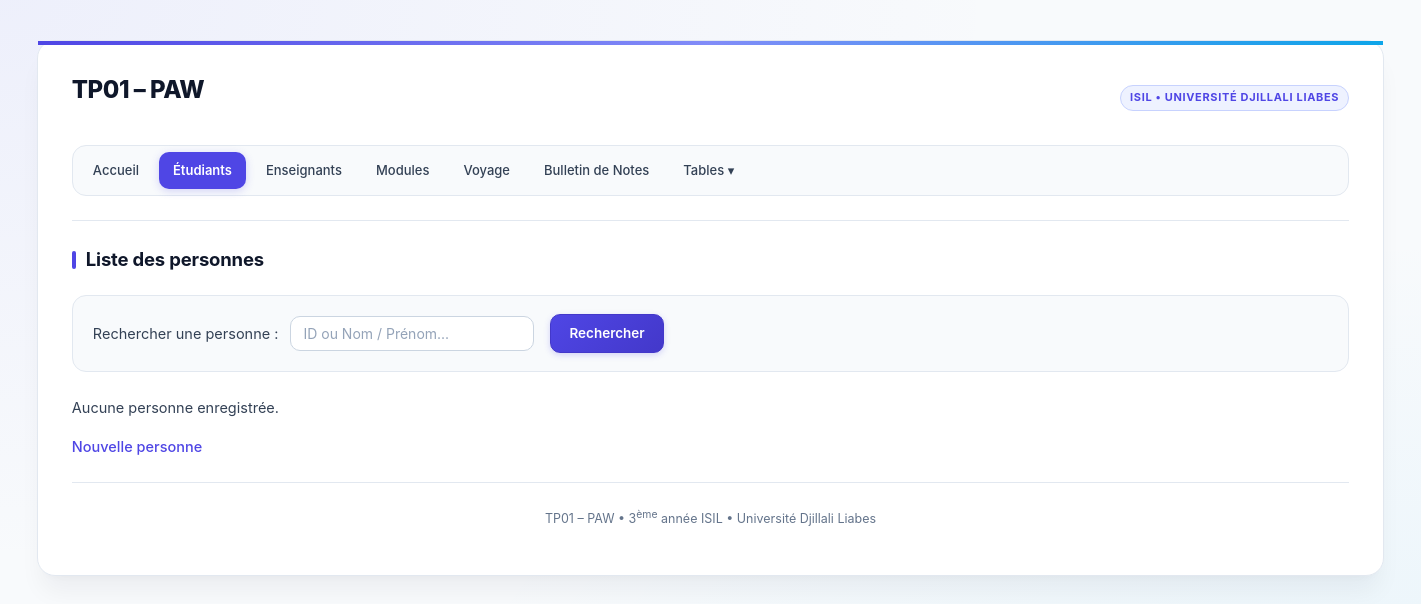
Before: /personne/liste.php with the older database file.
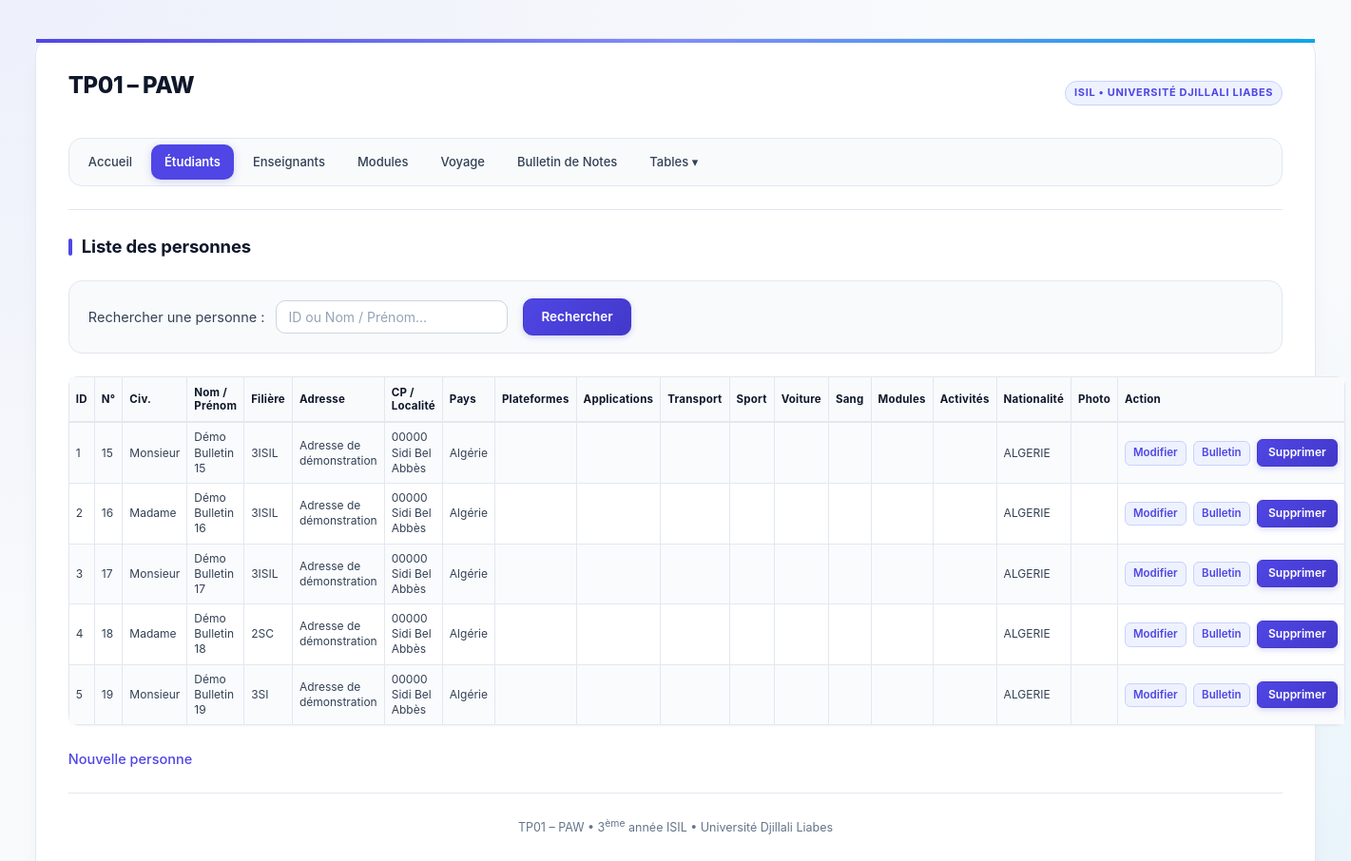
After: the same page with the newer database file.
### tables this page shows
CREATE TABLE IF NOT EXISTS personne (
  id               INT AUTO_INCREMENT PRIMARY KEY,
  numero           VARCHAR(10)  NOT NULL,
  civilite         VARCHAR(15)  NOT NULL,
  nom_prenom       VARCHAR(80)  NOT NULL,
  adresse          VARCHAR(150) NOT NULL,
  code_postal      VARCHAR(10)  NOT NULL,
  localite         VARCHAR(60)  NOT NULL,
  pays             VARCHAR(40)  NOT NULL,
  plateformes      VARCHAR(100) DEFAULT '',
  applications     VARCHAR(255) DEFAULT '',
  transport        VARCHAR(20)  NOT NULL DEFAULT '',
  sport            VARCHAR(40)  NOT NULL DEFAULT '',
  activites        VARCHAR(100) NOT NULL DEFAULT '',
  modules          VARCHAR(100) NOT NULL DEFAULT '',
  groupe_sanguin   VARCHAR(10)  NOT NULL DEFAULT '',
  modele_voiture   VARCHAR(150) NOT NULL DEFAULT '',
  filiere          VARCHAR(30)  NOT NULL DEFAULT '',
  nationalite_code VARCHAR(3)   NOT NULL,
  photo            VARCHAR(100) DEFAULT NULL,
   
  CONSTRAINT fk_personne_nationalite
    FOREIGN KEY (nationalite_code) REFERENCES nationalite(code)
    ON UPDATE CASCADE ON DELETE RESTRICT
);

CREATE TABLE IF NOT EXISTS nationalite (
  code    VARCHAR(3)  NOT NULL PRIMARY KEY,
  libelle VARCHAR(40) NOT NULL
);

### includes/fonctions.php (called while the page is built, shortened)
<?php
function h($texte): string
{
    return htmlspecialchars((string)$texte, ENT_QUOTES, 'UTF-8');
}

### personne/liste.php (the view, shortened to what this page needs)
<?php
require_once __DIR__ . '/../config/database.php';
require_once __DIR__ . '/../includes/fonctions.php';
$termeRecherche = trim((string)($_GET['q'] ?? $_GET['id'] ?? ''));
$erreurRecherche = false;
$personnes = [];
$sql = 'SELECT p.*, n.libelle AS nationalite
        FROM personne p
        LEFT JOIN nationalite n ON n.code = p.nationalite_code';
$params = [];
$sql .= ' ORDER BY p.id';
try {
    $stmt = $pdo->prepare($sql);
    $stmt->execute($params);
    $personnes = $stmt->fetchAll();
} catch (PDOException $e) {
    $erreurRecherche = true;
}
$base  = '../';
$titre = 'Liste des personnes';
require __DIR__ . '/../includes/header.php';
?>
<form method="get" action="liste.php" class="form-recherche">
    <label for="search-input">Rechercher une personne :</label>
    <input type="text" name="q" id="search-input" placeholder="ID ou Nom / Prénom..." value="<?= h($termeRecherche) ?>">
    <button type="submit">Rechercher</button>
</form>
<?php if ($erreurRecherche): ?>
    <p class="erreur">Une erreur est survenue lors de la recherche.</p>
<?php elseif (!$personnes && $termeRecherche !== ''): ?>
    <p>Aucune personne trouvée pour la recherche « <?= h($termeRecherche) ?> ».</p>
<?php elseif (!$personnes): ?>
    <p>Aucune personne enregistrée.</p>
<?php else: ?>
    <table class="liste">
        <tr>
            <th>ID</th><th>N°</th><th>Civ.</th><th>Nom / Prénom</th><th>Filière</th><th>Adresse</th><th>CP / Localité</th>
            <th>Pays</th><th>Plateformes</th><th>Applications</th><th>Transport</th><th>Sport</th><th>Voiture</th>
            <th>Sang</th><th>Modules</th><th>Activités</th><th>Nationalité</th><th>Photo</th><th>Action</th>
        </tr>
        <?php foreach ($personnes as $p): ?>
            <tr>
                <td><?= h($p['id']) ?></td>
                <td><?= h($p['numero']) ?></td>
                <td><?= h($p['civilite']) ?></td>
                <td><?= h($p['nom_prenom']) ?></td>
                <td><?= h($p['filiere'] ?? '') ?></td>
                <td><?= h($p['adresse']) ?></td>
                <td><?= h($p['code_postal']) ?> <?= h($p['localite']) ?></td>
                <td><?= h($p['pays']) ?></td>
                <td><?= h($p['plateformes']) ?></td>
                <td><?= h($p['applications']) ?></td>
                <td><?= h($p['transport']) ?></td>
                <td><?= h($p['sport']) ?></td>
                <td><?= h($p['modele_voiture'] ?? '') ?></td>
                <td><?= h($p['groupe_sanguin'] ?? '') ?></td>
                <td><?= h($p['modules'] ?? '') ?></td>
                <td><?= h($p['activites']) ?></td>
                <td><?= h($p['nationalite']) ?></td>
                <td>
                </td>
                <td>
                    <a href="modifier.php?id=<?= h($p['id']) ?>">Modifier</a>
                    <a href="../bulletin/bulletin.php?id=<?= h($p['id']) ?>">Bulletin</a>
                    <form method="post" action="supprimer.php" onsubmit="return confirm('Supprimer définitivement la personne <?= h($p['nom_prenom']) ?> (ID <?= h($p['id']) ?>) ?');">
                        <button type="submit">Supprimer</button>
                    </form>
                </td>
            </tr>
        <?php endforeach; ?>
    </table>
<?php endif; ?>
<p><a href="formulaire.php">Nouvelle personne</a></p>
<?php require __DIR__ . '/../includes/footer.php'; ?>

### includes/header.php (shortened to what this page needs)
<?php
$titresEtudiants = [
    'Formulaire Personne', 'Formulaire Étudiant', 'Liste des personnes',
    'Modifier une personne', 'Enregistrement personne', 'Insérer Image',
    'Affichage PHP', 'Suppression d’une personne'
];
$titresEnseignants = [
    'Gestion des enseignants', 'Formulaire Enseignant', 'Liste des enseignants',
    'Modifier un enseignant', 'Enregistrement enseignant', 'Suppression d’un enseignant',
    'Liste Des Etudiants', 'Liste des étudiants par enseignant'
];
$titresModules = [
    'Gestion des modules', 'Formulaire Module', 'Liste des modules',
    'Modifier un module', 'Enregistrement module', 'Suppression d’un module'
];
$titresVoyages = [
    'Formulaire Voyage', 'Voyage', 'Gestion des voyages', 'Liste des voyages',
    'Modifier un voyage', 'Enregistrement voyage', 'Affichage PHP Voyage', 'Suppression d’un voyage',
    'Détails du voyage'
];
$titresBulletin = [
    'Bulletin de notes', 'Bulletin de Notes', 'Formulaire Bulletin de Notes',
    'Liste des notes', 'Enregistrement note', 'Suppression d’une note',
    'Modifier une note'
];
$titresTables = [
    'Sous-menu Tables',
    'Gestion des nationalités', 'Liste des nationalités', 'Enregistrement nationalité',
    'Gestion des sports', 'Liste des sports', 'Enregistrement du sport',
    'Gestion des filières', 'Formulaire Filière', 'Liste des filières', 'Enregistrement filière', 'Suppression d’une filière',
    'Gestion des moyens de transport', 'Liste des moyens de transport', 'Enregistrement transport',
    'Gestion des modèles de voiture', 'Liste des modèles de voiture', 'Enregistrement modèle de voiture'
];
$isAccueilActive     = ($titre === 'Accueil');
$isEtudiantsActive   = in_array($titre, $titresEtudiants, true);
$isEnseignantsActive = in_array($titre, $titresEnseignants, true);
$isModulesActive     = in_array($titre, $titresModules, true);
$isVoyagesActive     = in_array($titre, $titresVoyages, true);
$isBulletinActive    = in_array($titre, $titresBulletin, true);
$isTablesActive      = in_array($titre, $titresTables, true);
?>
<!DOCTYPE html>
<html lang="fr">
<head>
    <link rel="stylesheet" href="<?= $base ?>css/style.css">
</head>
<body>
<div id="page">
    <div class="header-brand">
        <h1>TP01 – PAW</h1>
        <span class="brand-badge">ISIL &bull; Université Djillali Liabes</span>
    </div>
    <div id="menu">
        <a href="<?= $base ?>index.php" class="<?= $isAccueilActive ? 'active' : '' ?>">Accueil</a>
        <a href="<?= $base ?>personne/formulaire.php" class="<?= $isEtudiantsActive ? 'active' : '' ?>">Étudiants</a>
        <a href="<?= $base ?>enseignant/enseignant.php" class="<?= $isEnseignantsActive ? 'active' : '' ?>">Enseignants</a>
        <a href="<?= $base ?>module/module.php" class="<?= $isModulesActive ? 'active' : '' ?>">Modules</a>
        <a href="<?= $base ?>voyage/voyage.php" class="<?= $isVoyagesActive ? 'active' : '' ?>">Voyage</a>
        <a href="<?= $base ?>bulletin/bulletin.php" class="<?= $isBulletinActive ? 'active' : '' ?>">Bulletin de Notes</a>
        <div class="nav-dropdown <?= $isTablesActive ? 'active' : '' ?>">
            <a href="<?= $base ?>tables.php" class="nav-dropdown-btn <?= $isTablesActive ? 'active' : '' ?>" id="btn-tables-menu" aria-haspopup="true" aria-expanded="false">Tables ▾</a>
        </div>
    </div>
    <hr>
    <h2><?= h($titre) ?></h2>

### includes/footer.php (shortened to what this page needs)
    <hr>
    <footer id="pied">
        <p class="petit">TP01 – PAW &bull; 3<sup>ème</sup> année ISIL &bull; Université Djillali Liabes</p>
    </footer>
</div>
</body>
</html>

Changed rows visible on the page:
added personne: id "1", numero "15", civilite "Monsieur", nom_prenom "Démo Bulletin 15", filiere "3ISIL", adresse "Adresse de démonstration", code_postal "00000", localite "Sidi Bel Abbès", pays "Algérie", nationalite_code.libelle "ALGERIE"
added personne: id "2", numero "16", civilite "Madame", nom_prenom "Démo Bulletin 16", filiere "3ISIL", adresse "Adresse de démonstration", code_postal "00000", localite "Sidi Bel Abbès", pays "Algérie", nationalite_code.libelle "ALGERIE"
added personne: id "3", numero "17", civilite "Monsieur", nom_prenom "Démo Bulletin 17", filiere "3ISIL", adresse "Adresse de démonstration", code_postal "00000", localite "Sidi Bel Abbès", pays "Algérie", nationalite_code.libelle "ALGERIE"
added personne: id "4", numero "18", civilite "Madame", nom_prenom "Démo Bulletin 18", filiere "2SC", adresse "Adresse de démonstration", code_postal "00000", localite "Sidi Bel Abbès", pays "Algérie", nationalite_code.libelle "ALGERIE"
added personne: id "5", numero "19", civilite "Monsieur", nom_prenom "Démo Bulletin 19", filiere "3SI", adresse "Adresse de démonstration", code_postal "00000", localite "Sidi Bel Abbès", pays "Algérie", nationalite_code.libelle "ALGERIE"
Other visible differences:
text no longer shown: "Aucune personne enregistrée."
text now shown: "ID N° Civ. Nom / Prénom Filière Adresse CP / Localité Pays Plateformes Applications Transport Sport Voiture Sang Modules Activités Nationalité Photo Action"
